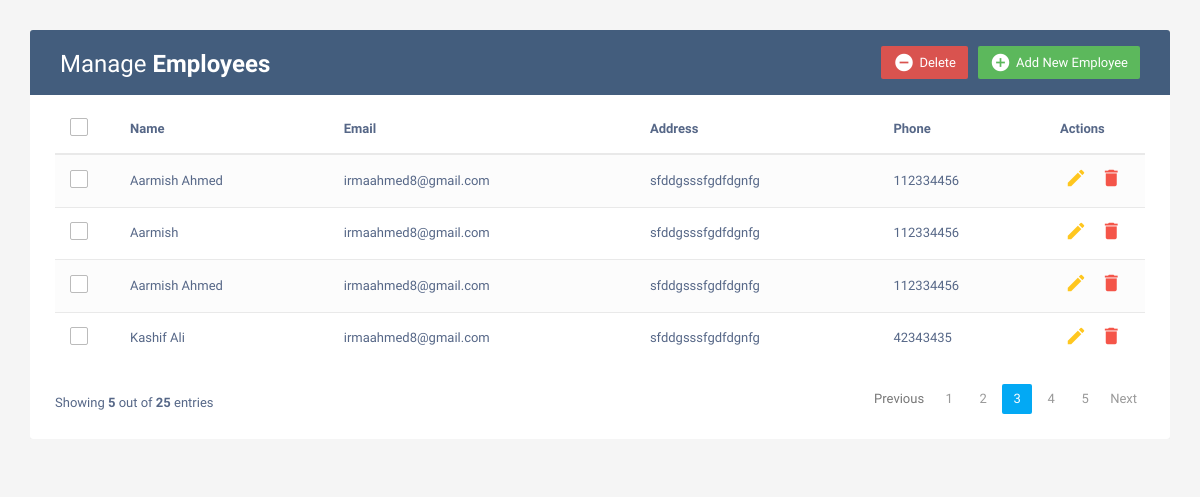
The page / on the database its author committed.
### ecommerce_app/models.py (models this page shows, shortened)
class Crud(models.Model):
    name = models.CharField(max_length=200)
    email = models.EmailField(max_length=100)
    address = models.TextField()
    phone = models.IntegerField()

### ecommerce_app/views.py (the view)
# urls.py: path('',views.crud,name='index'),
def crud(request):
    emp = Crud.objects.all()
    context = {
        'emp': emp,
    }
    return render(request,'index.html',context)

### ecommerce_app/templates/index.html (shortened to what this page needs)
<!DOCTYPE html>
<html lang="en">
<head>
<link rel="stylesheet" href="https://maxcdn.bootstrapcdn.com/font-awesome/4.7.0/css/font-awesome.min.css">
<link rel="stylesheet" href="https://maxcdn.bootstrapcdn.com/bootstrap/3.3.7/css/bootstrap.min.css">
</head>
<body>
    <div class="container">
		<div class="table-responsive">
			<div class="table-wrapper">
				<div class="table-title">
					<div class="row">
						<div class="col-xs-6">
							<h2>Manage <b>Employees</b></h2>
						</div>
						<div class="col-xs-6">
							<a href="#addEmployeeModal" class="btn btn-success" data-toggle="modal"><i class="material-icons">&#xE147;</i> <span>Add New Employee</span></a>
							<a href="#deleteEmployeeModal" class="btn btn-danger" data-toggle="modal"><i class="material-icons">&#xE15C;</i> <span>Delete</span></a>
						</div>
					</div>
				</div>
				<table class="table table-striped table-hover">
					<thead>
						<tr>
							<th>
								<span class="custom-checkbox">
									<label for="selectAll"></label>
								</span>
							</th>
							<th>Name</th>
							<th>Email</th>
							<th>Address</th>
							<th>Phone</th>
							<th>Actions</th>
						</tr>
					</thead>
					<tbody>
						{% for i in emp %}
						<tr>
							<td>
								<span class="custom-checkbox">
									<label for="checkbox1"></label>
								</span>
							</td>
							<td>{{i.name}}</td>
						    <td>{{i.email}}</td>
                            <td>{{i.address}}</td>
                            <td>{{i.phone}}</td>
							<td>
								<a href="#editEmployeeModal-{{forloop.counter}}" class="edit" data-toggle="modal"><i class="material-icons" data-toggle="tooltip" title="Edit">&#xE254;</i></a>
								<a href="#deleteEmployeeModa-{{forloop.counter}}" class="delete" data-toggle="modal"><i class="material-icons" data-toggle="tooltip" title="Delete">&#xE872;</i></a>
							</td>
						</tr>
						{% endfor %}
					</tbody>
				</table>
				<div class="clearfix">
					<div class="hint-text">Showing <b>5</b> out of <b>25</b> entries</div>
					<ul class="pagination">
						<li class="page-item disabled"><a href="#">Previous</a></li>
						<li class="page-item"><a href="#" class="page-link">1</a></li>
						<li class="page-item"><a href="#" class="page-link">2</a></li>
						<li class="page-item active"><a href="#" class="page-link">3</a></li>
						<li class="page-item"><a href="#" class="page-link">4</a></li>
						<li class="page-item"><a href="#" class="page-link">5</a></li>
						<li class="page-item"><a href="#" class="page-link">Next</a></li>
					</ul>
				</div>
			</div>
		</div>
    </div>
</body>
</html>

### ecommerce_app/templates/index.html (style rules this page uses)
body { color: #566787; background: #f5f5f5; font-family: 'Varela Round', sans-serif; font-size: 13px; }
.table-responsive { margin: 30px 0; }
.table-wrapper { min-width: 1000px; background: #fff; padding: 20px 25px; border-radius: 3px; box-shadow: 0 1px 1px rgba(0,0,0,.05); }
.table-title { padding-bottom: 15px; background: #435d7d; color: #fff; padding: 16px 30px; margin: -20px -25px 10px; border-radius: 3px 3px 0 0; }
.table-title h2 { margin: 5px 0 0; font-size: 24px; }
.table-title .btn { color: #fff; float: right; font-size: 13px; border: none; min-width: 50px; border-radius: 2px; border: none; outline: none !important; margin-left: 10px; }
.table-title .btn i { float: left; font-size: 21px; margin-right: 5px; }
.table-title .btn span { float: left; margin-top: 2px; }
table.table tr th, table.table tr td { border-color: #e9e9e9; padding: 12px 15px; vertical-align: middle; }
table.table tr th:first-child { width: 60px; }
table.table tr th:last-child { width: 100px; }
table.table-striped tbody tr:nth-of-type(odd) { background-color: #fcfcfc; }
table.table td:last-child i { opacity: 0.9; font-size: 22px; margin: 0 5px; }
table.table td a { font-weight: bold; color: #566787; display: inline-block; text-decoration: none; outline: none !important; }
table.table td a.edit { color: #FFC107; }
table.table td a.delete { color: #F44336; }
table.table td i { font-size: 19px; }
.pagination { float: right; margin: 0 0 5px; }
.pagination li a { border: none; font-size: 13px; min-width: 30px; min-height: 30px; color: #999; margin: 0 2px; line-height: 30px; border-radius: 2px !important; text-align: center; padding: 0 6px; }
.pagination li.active a, .pagination li.active a.page-link { background: #03A9F4; }
.hint-text { float: left; margin-top: 10px; font-size: 13px; }
.custom-checkbox { position: relative; }
.custom-checkbox label:before { width: 18px; height: 18px; }
.custom-checkbox label:before { content: ''; margin-right: 10px; display: inline-block; vertical-align: text-top; background: white; border: 1px solid #bbb; border-radius: 2px; box-sizing: border-box; z-index: 2; }

### rows shown on the page
Crud: name "Aarmish Ahmed", email "irmaahmed8@gmail.com", address "sfddgsssfgdfdgnfg", phone "112334456"
Crud: name "Aarmish", email "irmaahmed8@gmail.com", address "sfddgsssfgdfdgnfg", phone "112334456"
Crud: name "Aarmish Ahmed", email "irmaahmed8@gmail.com", address "sfddgsssfgdfdgnfg", phone "112334456"
Crud: name "Kashif Ali", email "irmaahmed8@gmail.com", address "sfddgsssfgdfdgnfg", phone "42343435"
